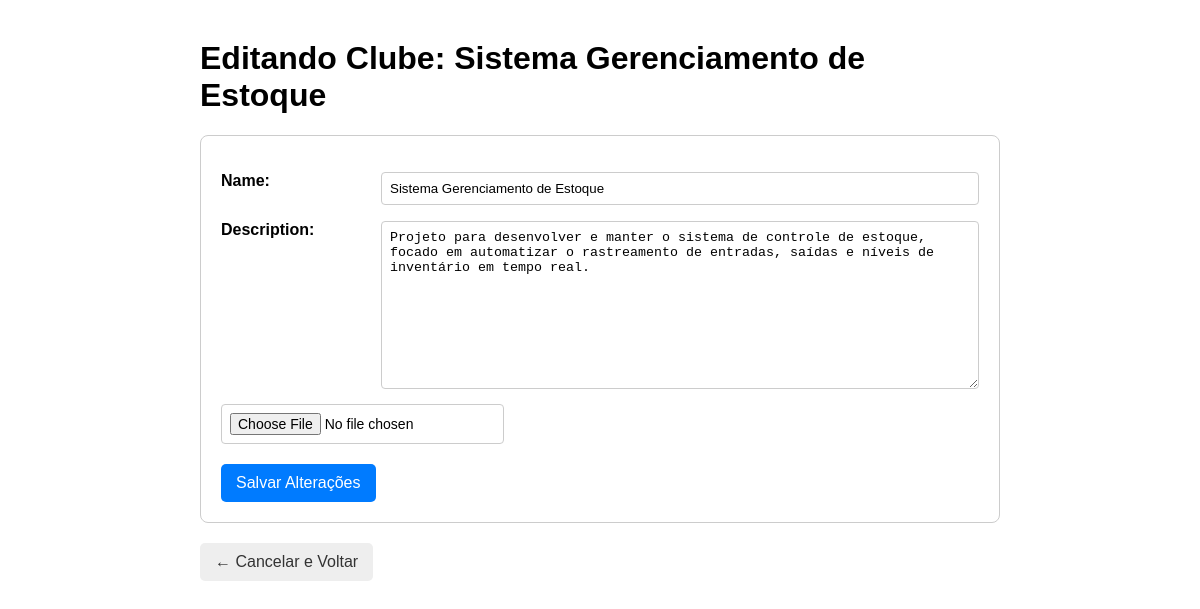
Page /club/2/edit/ (signed in) on the committed database.
### clubs/models.py (models this page shows, shortened)
class Club(models.Model):
    name = models.CharField(max_length=100, unique=True)
    description = models.TextField(null=True, blank=True, default='')
    logo = models.ImageField(upload_to='club_logos/', null=True, blank=True)
    created_at = models.DateTimeField(auto_now_add=True)
    advisor = models.ForeignKey(
        settings.AUTH_USER_MODEL,
        on_delete=models.SET_NULL,
        null=True,
        related_name='advised_clubs'
    )
    members = models.ManyToManyField(
        settings.AUTH_USER_MODEL,
        through='Membership',
        related_name='joined_clubs', blank=True
        )

### clubs/views.py (the view)
# urls.py: path('club/<int:pk>/edit/', views.club_edit, name='club-edit'),
@login_required
def club_edit(request, pk):
    club = get_object_or_404(Club, pk=pk)
    if request.user != club.advisor:
        messages.error(request, 'ERRO: Você não tem permissão para editar este clube.')
        return redirect('club-detail', pk=club.pk)
    if request.method == 'POST':
        form = ClubForm(request.POST, request.FILES, instance=club)
        if form.is_valid():
            form.save()
            messages.success(request, 'Informações do clube atualizadas com sucesso!')
            return redirect('club-detail', pk=club.pk)
    else:
        form = ClubForm(instance=club)
    context = {
        'form': form,
        'club': club,
    }
    return render(request, 'clubs/club_edit.html', context)

### clubs/forms.py
class ClubForm(forms.ModelForm):
    class Meta:
        model = Club
        fields = ['name', 'description', 'logo']
        widgets = {
            'logo': CustomImageWidget(),
        }

### templates/clubs/club_edit.html (shortened to what this page needs)
{% load static %}
<!DOCTYPE html>
<html lang="pt-br">
<head>
</head>
<body>
    <h1>Editando Clube: {{ club.name }}</h1>
    <form method="post" enctype="multipart/form-data">
        <p>
            <label for="{{ form.name.id_for_label }}">{{ form.name.label }}:</label>
            {{ form.name }}
        </p>
        <p>
            <label for="{{ form.description.id_for_label }}">{{ form.description.label }}:</label>
            {{ form.description }}
        </p>
        <div style="margin-bottom: 20px;">
            <div class="logo-widget">
                {{ form.logo }}
            </div>
        </div>
        <button type="submit" class="submit-btn">Salvar Alterações</button>
    </form>
    <a href="{% url 'club-detail' pk=club.pk %}" class="back-link">← Cancelar e Voltar</a>
</body>
</html>

### templates/clubs/club_edit.html (style rules this page uses)
body { font-family: sans-serif; max-width: 800px; margin: 40px auto; }
form { border: 1px solid #ccc; padding: 20px; border-radius: 8px; }
form p { display: grid; grid-template-columns: 150px 1fr; gap: 10px; margin-bottom: 15px; }
form label { font-weight: bold; }
form input, form textarea { padding: 8px; border: 1px solid #ccc; border-radius: 4px; }
.submit-btn { background: #007bff; color: white; padding: 10px 15px; border: none; border-radius: 5px; cursor: pointer; font-size: 16px; }
.back-link { display: inline-block; margin-top: 20px; text-decoration: none; background: #eee; padding: 10px 15px; border-radius: 5px; color: #333; }
.logo-widget { font-size: 0; }
.logo-widget label, .logo-widget input { font-size: 14px; }

### rows in the picture
Club: name "Sistema Gerenciamento de Estoque", description "Projeto para desenvolver e manter o sistema de controle de estoque, focado em automatizar o rastreamento de entradas, saídas e níveis de inventário em tempo real."
